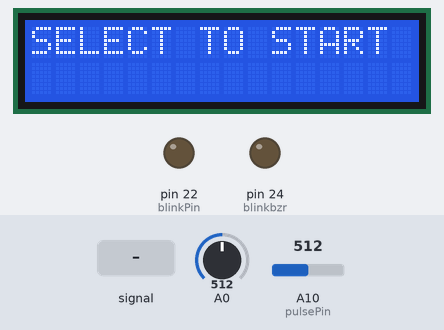
A sketch run on a simulated Arduino Mega 2560, built with avr-gcc and run on an emulated ATmega2560. Parts: 16×2 character LCD, output pins drawn as LEDs (lit = HIGH). Dashed ring = blinking. Inputs (shaded band) come from the test bench; at power-on: A0 = 512, A10 (pulsePin) = 512. What the sketch prints to the serial monitor is not drawn.

Above: at 1.2 s.
1.3 s: A10 (pulsePin) fed a 50 Hz sine of ±306 counts around its level
At 4.2 s:
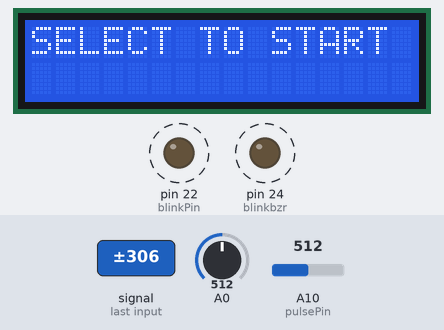
4.3 s: A0 set to 641
6.2 s: A0 set to 657
9.2 s: A10 (pulsePin) fed a 200 Hz sine of ±81 counts around its level
At 11.4 s:
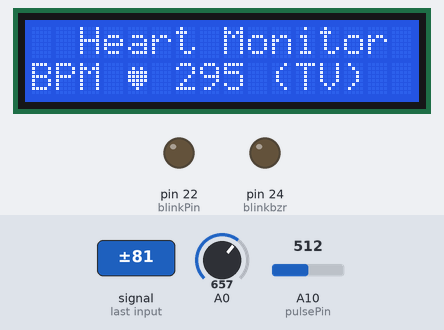
11.7 s: A10 (pulsePin) fed a 50 Hz sine of ±306 counts around its level
At 14.1 s:
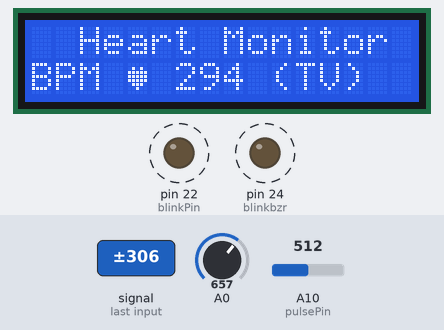
14.7 s: A10 (pulsePin) set to 525
At 15.3 s:
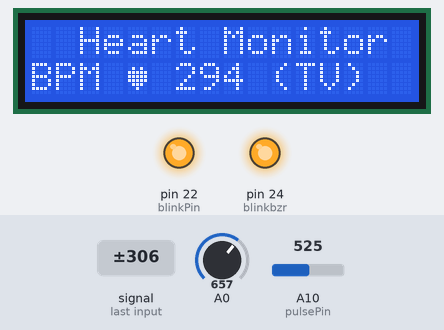
Timing chart, 0 to 17.3 s (numbered marks = the images above; inputs shaded):
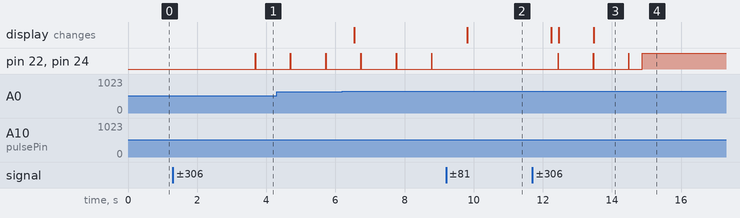

Measured:
- the behaviour switches between 512 and 513 on A10 (pulsePin) (found by bisection; images 3 and 4)
- after the input at 1.3 s, pin 22 (blinkPin), pin 24 (blinkbzr): LOW → HIGH after 2.4 s, → LOW 0.01 s later
- after the input at 9.2 s, pin 22 (blinkPin), pin 24 (blinkbzr): stops changing and stays LOW; the display: changes after 0.61 s (image 2)
- after the input at 11.7 s, pin 22 (blinkPin), pin 24 (blinkbzr): alternates HIGH for 0.01 s and LOW for 1.0 s, starting after 0.74 s; the display: first changes after 0.55 s (image 3 shows a later state)

The sketch:

heart_beat_detector.ino
```cpp
#include <LiquidCrystal.h>
#define btnRIGHT  0
#define btnUP     1
#define btnDOWN   2
#define btnLEFT   3
#define btnSELECT 4
#define btnNONE   5

int pulsePin = A10;
int blinkPin = 22;
int blinkbzr = 24;
int lcd_key     = 0;
int adc_key_in  = 0;
int c_button = 0;
String txt = "";

volatile int BPM;
volatile int Signal;
volatile int IBI = 600;
volatile boolean Pulse = false;
volatile boolean QS = false;

byte heart[8] = {B00000,
  B01010,
  B11111,
  B11111,
  B11111,
  B01110,
  B00100,
  B00000
};


static boolean serialVisual = true;

volatile int rate[10];
volatile unsigned long sampleCounter = 0;
volatile unsigned long lastBeatTime = 0;
volatile int P = 512;
volatile int T = 512;
volatile int thresh = 750; //525
volatile int amp = 100;
volatile boolean firstBeat = true;
volatile boolean secondBeat = false;

LiquidCrystal lcd(8, 9, 4, 5, 6, 7);

void setup()
{
  pinMode(blinkPin,OUTPUT);
  pinMode(blinkbzr, OUTPUT);
  Serial.begin(115200);
  interruptSetup();
  lcd.begin(16, 2);
  lcd.setCursor(0,0);
  lcd.print("SELECT TO START");
  lcd.createChar(1, heart);
}


void loop()
{
   serialOutput();

  if (QS == true)
    {
      serialOutputWhenBeatHappens();
      QS = false;
    }

  delay(20);
}


void interruptSetup()
{
  // Initializes Timer2 to throw an interrupt every 2mS.
  TCCR2A = 0x02;     // DISABLE PWM ON DIGITAL PINS 3 AND 11, AND GO INTO CTC MODE
  TCCR2B = 0x06;     // DON'T FORCE COMPARE, 256 PRESCALER
  OCR2A = 0X7C;      // SET THE TOP OF THE COUNT TO 124 FOR 500Hz SAMPLE RATE
  TIMSK2 = 0x02;     // ENABLE INTERRUPT ON MATCH BETWEEN TIMER2 AND OCR2A
  sei();             // MAKE SURE GLOBAL INTERRUPTS ARE ENABLED
}

void serialOutput()
{   // Decide How To Output Serial.
 if (serialVisual == true)
  {
     arduinoSerialMonitorVisual('-', Signal);
  }
 else
  {
      sendDataToSerial('S', Signal);
   }
}

void serialOutputWhenBeatHappens()
{
  lcd_key = read_LCD_buttons();
  if(lcd_key == btnSELECT){
    c_button = 1;
  }
 if (serialVisual == true)
   {
     Serial.print(" Heart-Beat Found ");
     Serial.print("BPM: ");
     Serial.println(BPM);
   }
 else
   {
     sendDataToSerial('B',BPM);
//     sendDataToSerial('Q',IBI);
   }


  if(c_button){
      if(BPM > 300){
        txt = "TIDAK TERDETEKSI";
        BPM = 0;
      }
      else if(BPM > 100){
        txt = " (TV)";
      }
      else if(BPM > 60){
        txt = " (N)";
      }
      else if(BPM < 60 && BPM > 1){
        txt = " (B)";
      }else{
         txt = "TIDAK TERDETEKSI";
      }

     lcd.clear();
     lcd.setCursor(2,0);
     lcd.print("Heart Monitor");

     lcd.setCursor(0,1);
     lcd.print("BPM : ");
     lcd.setCursor(4,1);
     lcd.write(1);
     lcd.setCursor(6,1);
     lcd.print(BPM);
     lcd.setCursor(9,1);
     lcd.print(txt);
  }else{
    c_button = 0;
    lcd.clear();
    lcd.setCursor(0,0);
    lcd.print("SELECT TO START");
  }

}

void arduinoSerialMonitorVisual(char symbol, int data )
{
  const int sensorMin = 0;
  const int sensorMax = 1024;
  int sensorReading = data;
  int range = map(sensorReading, sensorMin, sensorMax, 0, 11);
}


void sendDataToSerial(char symbol, int data )
{
   Serial.print(symbol);
   Serial.println(data);
}

ISR(TIMER2_COMPA_vect)
{
  cli();
  Signal = analogRead(pulsePin);
  sampleCounter += 2;
  int N = sampleCounter - lastBeatTime;

  if(Signal < thresh && N > (IBI/5)*3)
    {
      if (Signal < T)
      {
        T = Signal;
      }
    }

  if(Signal > thresh && Signal > P)
    {
      P = Signal;
    }

  //  NOW IT'S TIME TO LOOK FOR THE HEART BEAT
  if (N > 200)
  {
    if ( (Signal > thresh) && (Pulse == false) && (N > (IBI/5)*3) )
      {
        Pulse = true;
        digitalWrite(blinkPin,HIGH);
        digitalWrite(blinkbzr,HIGH);
        IBI = sampleCounter - lastBeatTime;
        lastBeatTime = sampleCounter;

        if(secondBeat)
        {
          secondBeat = false;
          for(int i=0; i<=9; i++)
          {
            rate[i] = IBI;
          }
        }

        if(firstBeat)
        {
          firstBeat = false;
          secondBeat = true;
          sei();
          c_button = 0;
          delay(1000);
          return;
        }
      word runningTotal = 0;

      for(int i=0; i<=8; i++)
        {
          rate[i] = rate[i+1];
          runningTotal += rate[i];
        }

      rate[9] = IBI;
      runningTotal += rate[9];
      runningTotal /= 10;
      BPM = 60000/runningTotal;
      QS = true;
      // QS FLAG IS NOT CLEARED INSIDE THIS ISR
    }
  }

  if (Signal < thresh && Pulse == true)
    {
      digitalWrite(blinkPin,LOW);
      digitalWrite(blinkbzr,LOW);
      Pulse = false;
      amp = P - T;
      thresh = amp/2 + T;
      P = thresh;
      T = thresh;
    }

  if (N > 2500)
    {
      thresh = 512;
      P = 512;
      T = 512;
      lastBeatTime = sampleCounter;
      firstBeat = true;
      secondBeat = false;
    }

  sei();
}

int read_LCD_buttons()
{
 adc_key_in = analogRead(0);

 if (adc_key_in > 1000) return btnNONE;
 // For V1.1 us this threshold
 if (adc_key_in < 50)   return btnRIGHT;
 if (adc_key_in < 250)  return btnUP;
 if (adc_key_in < 450)  return btnDOWN;
 if (adc_key_in < 650)  return btnLEFT;
 if (adc_key_in < 850)  return btnSELECT;

 return btnNONE;
}
```
